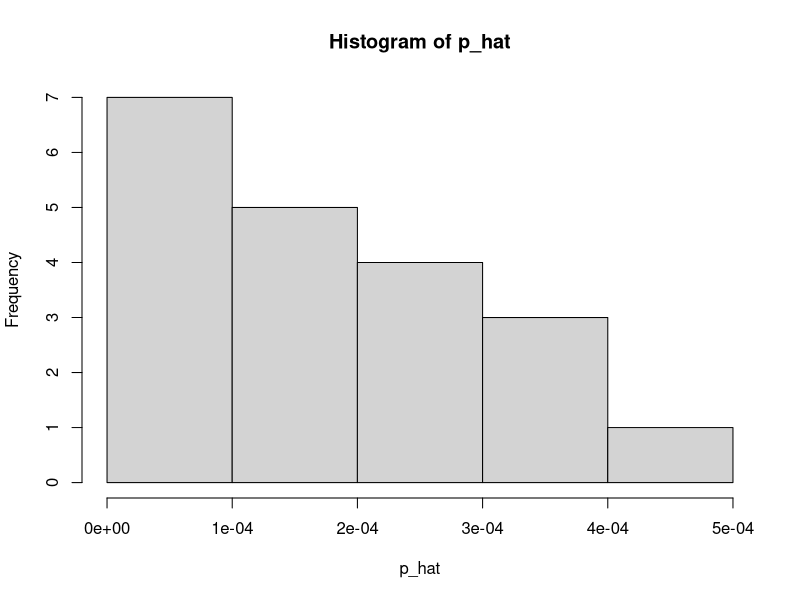

Write the R code that produced this figure.
## ---- chunk 1
library(tidyverse)
## ---- chunk 2
suit <- rep(c("Heart", "Diamond", "Spade", "Club"), each = 13)
color <- rep(c("Red", "Black"), each = 26)
value <- rep(c(2:10, "Jack", "Queen", "King", "Ace"), times = 4)
card_deck <- tibble(suit, color, value)
head(card_deck, 13)
## ---- chunk 3
# your code goes here
sample_deck = function(deck){
  random_index <- sample(1:nrow(deck),size = 5, replace = FALSE)
  return(deck[random_index,])

}
set.seed(107)
print(sample_deck(card_deck))
## ---- chunk 4
# your code
is_four_of_a_kind = function(hand){
  card_count = table(hand$value)
  return(any(card_count == 4))
}
set.seed(107)
hand1 = sample_deck(card_deck)
print(is_four_of_a_kind(hand1))
## ---- chunk 5
# your code
probability = c()
for (n in c(100L, 1000L, 10000L)){
  result = replicate(n, is_four_of_a_kind(sample_deck(card_deck)))
  probability = c(probability, mean(result))
}
probability
## ---- chunk 6
# your code
set.seed(1903)
compute_phat = function(n,dect){
  result = replicate(n, is_four_of_a_kind(sample_deck(card_deck)))
  return(mean(result))
}
p_hat = replicate(20L, compute_phat(10000, card_deck))
mean(p_hat)
var(p_hat)
hist(p_hat)
